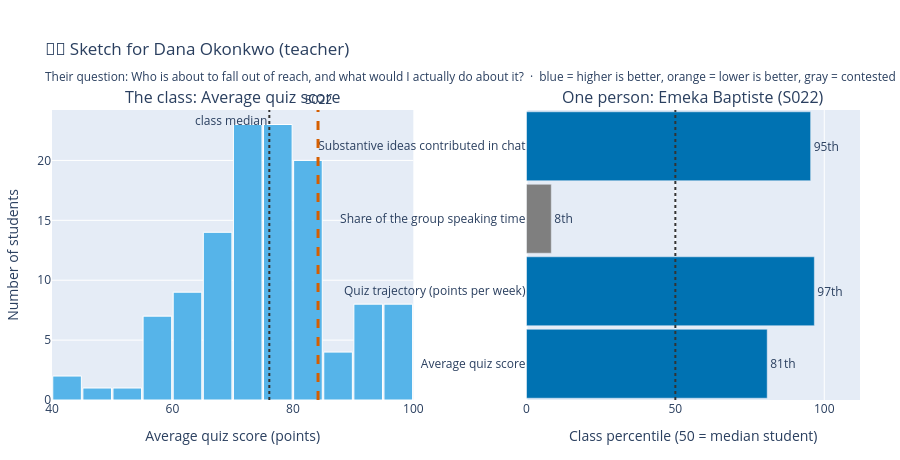

Notebook code cell kept with this figure:
### Markdown cell above
### 📊 The sketch

Two panels, because almost every learning analytics view is secretly one of these two shapes:

- **Left, the class**: the distribution of your first metric across all 120 students, with the focus
  student marked. This is the shape that answers "compared to whom".
- **Right, the person**: the focus student's **class percentile** on each metric you chose. This is
  the shape that answers "how is this one person doing".

One warning about the right panel, which is the point of including it. Converting every metric to a
percentile makes mixed units comparable, and it also **guarantees somebody is at the bottom**, even
in a class where everyone is fine. A percentile can never say "all good here". Watch for what that
does to the personas who fear being compared.

### Code cell
DIRECTION_COLOR = {'higher is better': '#0072B2',   # blue
                   'lower is better':  '#E69F00',   # orange
                   'contested':        '#7F7F7F'}   # gray

def sketch_view(persona_key, metrics, focus_student):
    """Render a two-panel mock of what this persona would see."""
    p = PERSONAS[persona_key]
    pct = M[METRIC_KEYS].rank(pct=True) * 100
    head = metrics[0]
    focus_val = M.loc[focus_student, head]
    name = M.loc[focus_student, 'full_name']

    fig = make_subplots(
        rows=1, cols=2, column_widths=[0.52, 0.48], horizontal_spacing=0.14,
        subplot_titles=(f'The class: {CATALOG.loc[head, "label"]}',
                        f'One person: {name} ({focus_student})'),
    )

    # Panel 1: the class distribution of the headline metric
    fig.add_trace(go.Histogram(x=M[head], nbinsx=24, marker_color='#56B4E9',
                               marker_line=dict(color='white', width=1),
                               name='All 120 students', hovertemplate='%{y} students<extra></extra>'),
                  row=1, col=1)
    fig.add_vline(x=float(focus_val), line=dict(color='#D55E00', width=3, dash='dash'),
                  annotation_text=f'{focus_student}', annotation_position='top',
                  row=1, col=1)
    fig.add_vline(x=float(M[head].median()), line=dict(color='#333333', width=2, dash='dot'),
                  annotation_text='class median', annotation_position='top left',
                  row=1, col=1)

    # Panel 2: the focus student percentile profile across the chosen metrics
    labels = [CATALOG.loc[m, 'label'] for m in metrics]
    values = [float(pct.loc[focus_student, m]) for m in metrics]
    colors = [DIRECTION_COLOR[CATALOG.loc[m, 'direction']] for m in metrics]
    fig.add_trace(go.Bar(y=labels, x=values, orientation='h', marker_color=colors,
                         text=[f'{v:.0f}th' for v in values], textposition='outside',
                         cliponaxis=False, name='percentile',
                         hovertemplate='%{y}: %{x:.0f}th percentile<extra></extra>'),
                  row=1, col=2)
    fig.add_vline(x=50, line=dict(color='#333333', width=2, dash='dot'), row=1, col=2)

    fig.update_xaxes(title_text=f'{CATALOG.loc[head, "label"]} ({CATALOG.loc[head, "unit"]})',
                     row=1, col=1)
    fig.update_yaxes(title_text='Number of students', row=1, col=1)
    fig.update_xaxes(title_text='Class percentile (50 = median student)', range=[0, 112], row=1, col=2)
    fig.update_yaxes(title_text='', row=1, col=2)
    fig.update_layout(
        title=dict(text=(f'{p["emoji"]} Sketch for {p["name"]} ({persona_key})<br>'
                         f'<sub>Their question: {p["question"]}  ·  '
                         f'blue = higher is better, orange = lower is better, gray = contested</sub>')),
        showlegend=False, height=460, bargap=0.05,
        margin=dict(t=110, r=40, l=40, b=60),
    )
    return fig

sketch_view(MY_PERSONA, MY_METRICS, FOCUS_STUDENT).show()

### Figure 1 — Plotly figure (JSON) as saved in the notebook; plotly's stock layout.template omitted (floating-point values rounded to 4 significant figures)
{"data": [{"hovertemplate": "%{y} students<extra></extra>", "marker": {"color": "#56B4E9", "line": {"color": "white", "width": 1}}, "name": "All 120 students", "nbinsx": 24, "type": "histogram", "x": [81.41, 69.88, 73.33, 74.15, 70.19, 92.14, 71.62, 79.38, 95.35, 73.51, 64.33, 69.26, 76.58, 80.89, 73.88, 83.33, 44.95, 84.58, 66.84, 77.1, 78.75, 84.17, 83.3, 79.65, 87.38, 74.79, 75.97, 66.24, 79.49, 68.3, 55.24, 67.44, 87.95, 92.46, 58.29, 84.42, 62.41, 77.47, 99.51, 66.38, 78.55, 80.01, 73.26, 79.56, 73.11, 75.7, 57.67, 98.06, 73.66, 78.55, 82.0, 55.7, 81.15, 58.62, 75.85, 62.51, 79.8, 80.33, 72.94, 64.44, 60.45, 84.2, 74.38, 98.49, 82.08, 43.85, 68.42, 71.58, 78.22, 81.0, 70.83, 93.66, 76.59, 77.03, 68.88, 97.64, 74.94, 73.7, 73.39, 49.52, 71.53, 77.92, 92.49, 68.09, 82.41, 72.51, 85.91, 59.49, 71.26, 96.41, 76.2, 91.22, 90.83, 60.5, 63.6, 54.17, 77.16, 55.02, 91.96, 77.35, 68.86, 99.04, 80.12, 63.25, 82.91, 67.9, 79.31, 74.2, 83.19, 74.84, 77.92, 65.4, 62.06, 89.46, 97.39, 65.92, 70.09, 93.71, 80.72, 83.22], "xaxis": "x", "yaxis": "y"}, {"cliponaxis": false, "hovertemplate": "%{y}: %{x:.0f}th percentile<extra></extra>", "marker": {"color": ["#0072B2", "#0072B2", "#7F7F7F", "#0072B2"]}, "name": "percentile", "orientation": "h", "text": ["81th", "97th", "8th", "95th"], "textposition": "outside", "type": "bar", "x": [80.83, 96.67, 8.333, 95.42], "xaxis": "x2", "y": ["Average quiz score", "Quiz trajectory (points per week)", "Share of the group speaking time", "Substantive ideas contributed in chat"], "yaxis": "y2"}], "layout": {"annotations": [{"font": {"size": 16}, "showarrow": false, "text": "The class: Average quiz score", "x": 0.2236, "xanchor": "center", "xref": "paper", "y": 1.0, "yanchor": "bottom", "yref": "paper"}, {"font": {"size": 16}, "showarrow": false, "text": "One person: Emeka Baptiste (S022)", "x": 0.7936, "xanchor": "center", "xref": "paper", "y": 1.0, "yanchor": "bottom", "yref": "paper"}, {"showarrow": false, "text": "S022", "x": 84.17, "xanchor": "center", "xref": "x", "y": 1, "yanchor": "bottom", "yref": "y domain"}, {"showarrow": false, "text": "class median", "x": 76.09, "xanchor": "right", "xref": "x", "y": 1, "yanchor": "top", "yref": "y domain"}], "bargap": 0.05, "height": 460, "margin": {"b": 60, "l": 40, "r": 40, "t": 110}, "shapes": [{"line": {"color": "#D55E00", "dash": "dash", "width": 3}, "type": "line", "x0": 84.17, "x1": 84.17, "xref": "x", "y0": 0, "y1": 1, "yref": "y domain"}, {"line": {"color": "#333333", "dash": "dot", "width": 2}, "type": "line", "x0": 76.09, "x1": 76.09, "xref": "x", "y0": 0, "y1": 1, "yref": "y domain"}, {"line": {"color": "#333333", "dash": "dot", "width": 2}, "type": "line", "x0": 50, "x1": 50, "xref": "x2", "y0": 0, "y1": 1, "yref": "y2 domain"}], "showlegend": false, "title": {"text": "🧑🏫 Sketch for Dana Okonkwo (teacher)<br><sub>Their question: Who is about to fall out of reach, and what would I actually do about it?  ·  blue = higher is better, orange = lower is better, gray = contested</sub>"}, "xaxis": {"anchor": "y", "domain": [0.0, 0.4472], "title": {"text": "Average quiz score (points)"}}, "xaxis2": {"anchor": "y2", "domain": [0.5872, 1.0], "range": [0, 112], "title": {"text": "Class percentile (50 = median student)"}}, "yaxis": {"anchor": "x", "domain": [0.0, 1.0], "title": {"text": "Number of students"}}, "yaxis2": {"anchor": "x2", "domain": [0.0, 1.0], "title": {"text": ""}}}}
